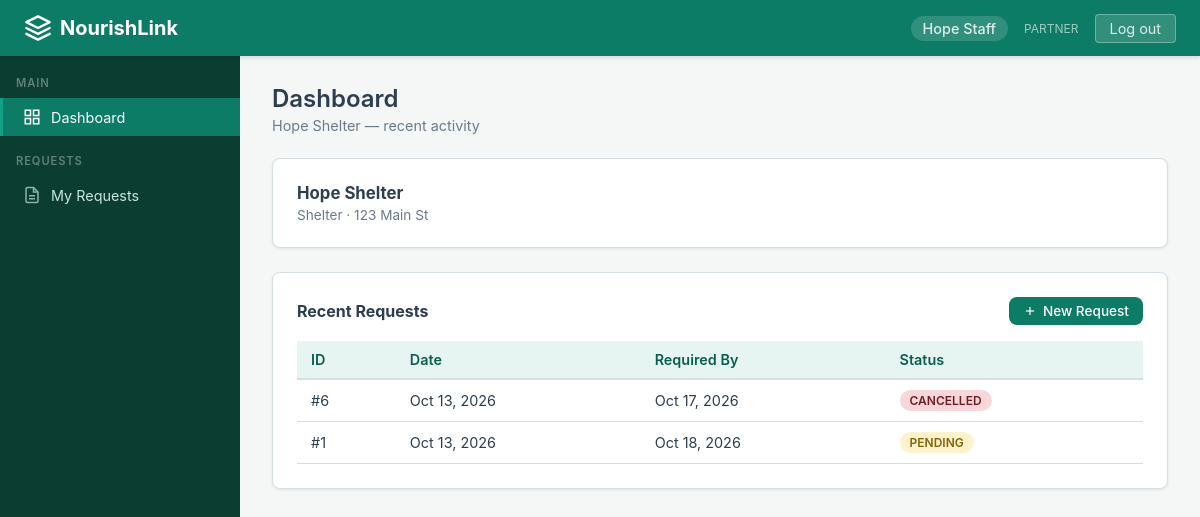
Before: / (signed in) with the older database file.
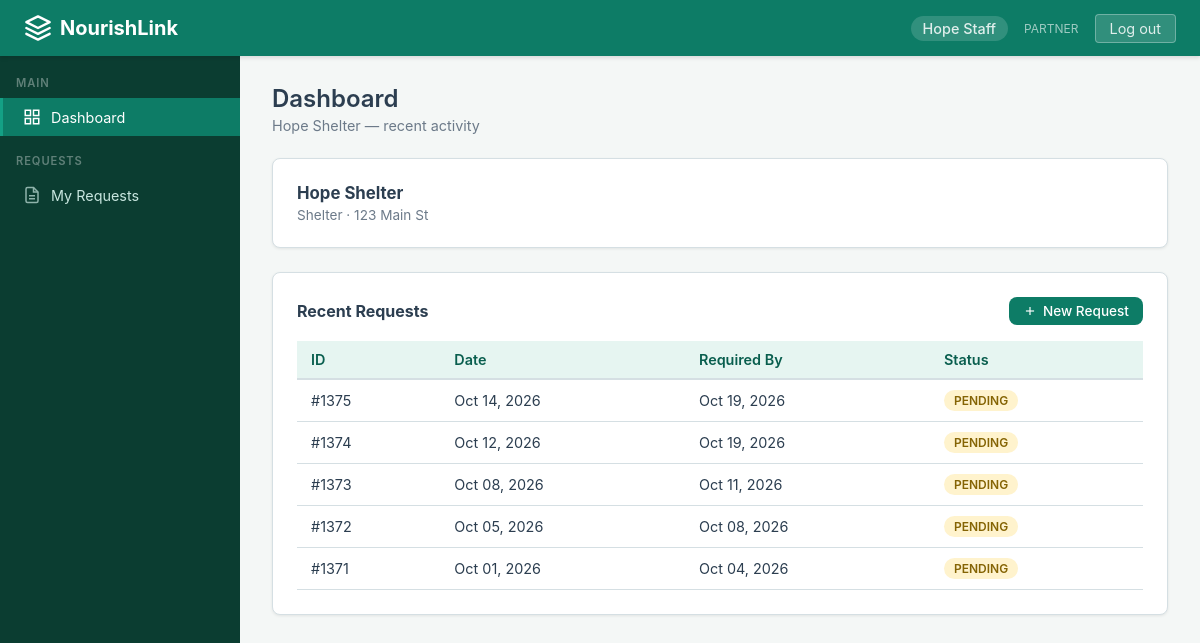
After: the same page with the newer database file.
### core/models.py (models this page shows, shortened)
class Profile(models.Model):
    class Role(models.TextChoices):
        COORDINATOR = 'COORDINATOR', 'Coordinator'
        PARTNER = 'PARTNER', 'Partner'
    user = models.OneToOneField(User, on_delete=models.CASCADE, related_name='profile')
    role = models.CharField(max_length=15, choices=Role.choices)
    organization = models.ForeignKey(Organization, on_delete=models.SET_NULL, null=True, blank=True, related_name='members')
    @property
    def is_coordinator(self):
        return self.role == self.Role.COORDINATOR

class Organization(models.Model):
    class OrgType(models.TextChoices):
        SHELTER = 'SHELTER', 'Shelter'
        COMMUNITY_KITCHEN = 'COMMUNITY_KITCHEN', 'Community Kitchen'
        NGO = 'NGO', 'NGO'
        OTHER = 'OTHER', 'Other'
    name = models.CharField(max_length=200)
    org_type = models.CharField(max_length=20, choices=OrgType.choices, default=OrgType.OTHER)
    contact_email = models.EmailField(blank=True)
    phone = models.CharField(max_length=20, blank=True)
    address = models.TextField(blank=True)
    is_active = models.BooleanField(default=True)
    created_at = models.DateTimeField(auto_now_add=True)

class Request(models.Model):
    class Status(models.TextChoices):
        PENDING = 'PENDING', 'Pending'
        APPROVED = 'APPROVED', 'Approved'
        PARTIALLY_FULFILLED = 'PARTIALLY_FULFILLED', 'Partially Fulfilled'
        FULFILLED = 'FULFILLED', 'Fulfilled'
        CANCELLED = 'CANCELLED', 'Cancelled'
    organization = models.ForeignKey(Organization, on_delete=models.CASCADE, related_name='requests')
    requested_by = models.ForeignKey(User, on_delete=models.CASCADE, related_name='requests_made')
    required_by_date = models.DateField()
    status = models.CharField(max_length=25, choices=Status.choices, default=Status.PENDING)
    notes = models.TextField(blank=True)
    created_at = models.DateTimeField(auto_now_add=True)
    updated_at = models.DateTimeField(auto_now=True)
    class Meta:
        ordering = ['required_by_date', 'created_at']

### core/views.py (the view)
# urls.py: path('', views.dashboard, name='dashboard'),
@login_required
def dashboard(request):
    if not hasattr(request.user, 'profile'):
        return render(request, 'core/no_profile.html')
    profile = request.user.profile
    today = timezone.now().date()
    if profile.is_coordinator:
        context = {
            'total_batches': FoodBatch.objects.filter(status='AVAILABLE').count(),
            'expiring_soon': FoodBatch.objects.filter(
                status='AVAILABLE',
                distribution_cutoff__lte=today + timedelta(days=7),
                distribution_cutoff__gte=today,
            ).count(),
            'pending_requests': Request.objects.filter(status='PENDING').count(),
            'draft_plans': AllocationPlan.objects.filter(status='DRAFT').count(),
        }
        return render(request, 'core/dashboard_coordinator.html', context)
    else:
        org = profile.organization
        context = {
            'my_requests': Request.objects.filter(organization=org).order_by('-created_at')[:5] if org else [],
            'organization': org,
        }
        return render(request, 'core/dashboard_partner.html', context)

### templates/core/dashboard_partner.html (shortened to what this page needs)
{% extends "base.html" %}
{% block content %}
<div class="page-header">
  <h1>Dashboard</h1>
  {% if organization %}
    <p>{{ organization.name }} — recent activity</p>
  {% else %}
    <p>Welcome, {{ user.get_full_name|default:user.username }}</p>
  {% endif %}
</div>
{% if organization %}
<div class="card" style="margin-bottom:24px;">
  <h3 style="margin-bottom:4px;font-size:1.05rem;">{{ organization.name }}</h3>
  <p style="color:var(--text-muted);font-size:.85rem;">{{ organization.get_org_type_display }} &middot; {{ organization.address|default:"No address on file" }}</p>
</div>
{% endif %}
<div class="card">
  <div style="display:flex;align-items:center;justify-content:space-between;margin-bottom:16px;">
    <h3 style="font-size:1rem;">Recent Requests</h3>
    <a href="{% url 'request_create' %}" class="btn btn-primary" style="font-size:.85rem;padding:6px 14px;">
      <svg viewBox="0 0 24 24" width="14" height="14" fill="none" stroke="currentColor" stroke-width="2"><line x1="12" y1="5" x2="12" y2="19"/><line x1="5" y1="12" x2="19" y2="12"/></svg>
      New Request
    </a>
  </div>
  {% if my_requests %}
  <div class="table-wrap">
    <table>
      <thead>
        <tr>
          <th>ID</th>
          <th>Date</th>
          <th>Required By</th>
          <th>Status</th>
        </tr>
      </thead>
      <tbody>
        {% for req in my_requests %}
        <tr>
          <td>#{{ req.id }}</td>
          <td>{{ req.created_at|date:"M d, Y" }}</td>
          <td>{{ req.required_by_date|date:"M d, Y" }}</td>
          <td>
            {% if req.status == 'PENDING' %}
              <span class="badge badge-pending">Pending</span>
            {% elif req.status == 'APPROVED' %}
              <span class="badge badge-approved">Approved</span>
            {% elif req.status == 'PARTIALLY_FULFILLED' %}
              <span class="badge badge-partial">Partial</span>
            {% elif req.status == 'FULFILLED' %}
              <span class="badge badge-fulfilled">Fulfilled</span>
            {% elif req.status == 'CANCELLED' %}
              <span class="badge badge-cancelled">Cancelled</span>
            {% else %}
              <span class="badge">{{ req.status }}</span>
            {% endif %}
          </td>
        </tr>
        {% endfor %}
      </tbody>
    </table>
  </div>
  {% endif %}
</div>
{% endblock %}

### templates/base.html (shortened to what this page needs)
<!DOCTYPE html>
<html lang="en">
<head>
</head>
<body>
  <nav class="navbar">
    <a href="{% url 'dashboard' %}" class="navbar-brand">
      <svg viewBox="0 0 24 24" fill="none" stroke="currentColor" stroke-width="2" stroke-linecap="round" stroke-linejoin="round">
        <path d="M12 2L2 7l10 5 10-5-10-5z"/>
        <path d="M2 17l10 5 10-5"/>
        <path d="M2 12l10 5 10-5"/>
      </svg>
      NourishLink
    </a>
    <div class="navbar-right">
      {% if user.is_authenticated %}
        <span class="navbar-user">{{ user.get_full_name|default:user.username }}</span>
        {% if user.profile.role %}
          <span style="font-size:.75rem;opacity:.7">{{ user.profile.role }}</span>
        {% endif %}
        <a href="{% url 'logout' %}" class="btn-logout">Log out</a>
      {% else %}
        <a href="{% url 'login' %}">Log in</a>
      {% endif %}
    </div>
  </nav>
  {% if user.is_authenticated %}
  <div class="layout">
    <aside class="sidebar">
      {% if user.profile.role == 'COORDINATOR' %}
        <div class="sidebar-section">Main</div>
        <a href="{% url 'dashboard' %}" class="{% if request.resolver_match.url_name == 'dashboard' %}active{% endif %}">
          <svg viewBox="0 0 24 24" fill="none" stroke="currentColor" stroke-width="2"><rect x="3" y="3" width="7" height="7"/><rect x="14" y="3" width="7" height="7"/><rect x="3" y="14" width="7" height="7"/><rect x="14" y="14" width="7" height="7"/></svg>
          Dashboard
        </a>
        <div class="sidebar-section" style="margin-top:18px;">Manage</div>
        <a href="{% url 'inventory' %}" class="{% if request.resolver_match.url_name in 'inventory,batch_detail,donation_create' %}active{% endif %}">
          <svg viewBox="0 0 24 24" fill="none" stroke="currentColor" stroke-width="2"><path d="M20 7l-8-4-8 4m16 0l-8 4m8-4v10l-8 4m0-10L4 7m8 4v10M4 7v10l8 4"/></svg>
          Inventory
        </a>
        <a href="{% url 'request_list' %}" class="{% if request.resolver_match.url_name in 'request_list,request_detail' %}active{% endif %}">
          <svg viewBox="0 0 24 24" fill="none" stroke="currentColor" stroke-width="2"><path d="M14 2H6a2 2 0 00-2 2v16a2 2 0 002 2h12a2 2 0 002-2V8z"/><polyline points="14 2 14 8 20 8"/><line x1="16" y1="13" x2="8" y2="13"/><line x1="16" y1="17" x2="8" y2="17"/></svg>
          Requests
        </a>
        <a href="{% url 'plan_list' %}" class="{% if request.resolver_match.url_name in 'plan_list,plan_detail,plan_generate' %}active{% endif %}">
          <svg viewBox="0 0 24 24" fill="none" stroke="currentColor" stroke-width="2"><circle cx="12" cy="12" r="10"/><path d="M16 12l-4-4-4 4m4-4v8"/></svg>
          Allocation
        </a>
        <a href="{% url 'pickups' %}" class="{% if request.resolver_match.url_name == 'pickups' %}active{% endif %}">
          <svg viewBox="0 0 24 24" fill="none" stroke="currentColor" stroke-width="2"><rect x="1" y="3" width="15" height="13"/><polygon points="23 7 16 12 16 2 23 7"/></svg>
          Pickups
        </a>
        <a href="{% url 'forecast_list' %}" class="{% if request.resolver_match.url_name == 'forecast_list' %}active{% endif %}">
          <svg viewBox="0 0 24 24" fill="none" stroke="currentColor" stroke-width="2"><path d="M3 3v18h18"/><path d="M18.7 8l-5.1 5.2-2.8-2.7L7 14.3"/></svg>
          Forecasts
        </a>
        <a href="{% url 'ai_list' %}" class="{% if request.resolver_match.url_name in 'ai_list,ai_detail' %}active{% endif %}">
          <svg viewBox="0 0 24 24" fill="none" stroke="currentColor" stroke-width="2"><circle cx="12" cy="12" r="3"/><path d="M12 2v3m0 14v3M4.9 4.9l2.1 2.1m10 10l2.1 2.1M2 12h3m14 0h3M4.9 19.1l2.1-2.1m10-10l2.1-2.1"/></svg>
          AI Proposals
        </a>
        <div class="sidebar-section" style="margin-top:18px;">Analytics</div>
        <a href="#">
          <svg viewBox="0 0 24 24" fill="none" stroke="currentColor" stroke-width="2"><line x1="18" y1="20" x2="18" y2="10"/><line x1="12" y1="20" x2="12" y2="4"/><line x1="6" y1="20" x2="6" y2="14"/></svg>
          Reports
        </a>
      {% elif user.profile.role == 'PARTNER' %}
        <div class="sidebar-section">Main</div>
        <a href="{% url 'dashboard' %}" class="{% if request.resolver_match.url_name == 'dashboard' %}active{% endif %}">
          <svg viewBox="0 0 24 24" fill="none" stroke="currentColor" stroke-width="2"><rect x="3" y="3" width="7" height="7"/><rect x="14" y="3" width="7" height="7"/><rect x="3" y="14" width="7" height="7"/><rect x="14" y="14" width="7" height="7"/></svg>
          Dashboard
        </a>
        <div class="sidebar-section" style="margin-top:18px;">Requests</div>
        <a href="{% url 'my_requests' %}" class="{% if request.resolver_match.url_name in 'my_requests,request_detail,request_create' %}active{% endif %}">
          <svg viewBox="0 0 24 24" fill="none" stroke="currentColor" stroke-width="2"><path d="M14 2H6a2 2 0 00-2 2v16a2 2 0 002 2h12a2 2 0 002-2V8z"/><polyline points="14 2 14 8 20 8"/><line x1="16" y1="13" x2="8" y2="13"/><line x1="16" y1="17" x2="8" y2="17"/></svg>
          My Requests
        </a>
      {% endif %}
    </aside>
    <main class="main-content">
    {% endif %}
      {% block content %}{% endblock %}
    {% if user.is_authenticated %}
    </main>
  </div>
    {% else %}
    </div>
    {% endif %}
</body>
</html>

### templates/base.html (style rules this page uses)
:root { --primary: #0d7c66; --primary-dark: #095e4e; --primary-light: #e6f5f1; --accent: #14a085; --bg: #f4f7f6; --sidebar-bg: #0b3d31; --sidebar-text: #c8e6df; --sidebar-hover: #0d7c66; --card-bg: #ffffff; --text: #2c3e50; --text-muted: #6c7a89; --border: #d5dfe3; --danger: #c0392b; --warning: #e67e22; --success: #27ae60; --info: #2980b9; --radius: 8px; --shadow: 0 1px 3px rgba(0,0,0,.08); }
*, *::before, *::after { box-sizing: border-box; margin: 0; padding: 0; }
body { font-family: -apple-system, BlinkMacSystemFont, "Segoe UI", Roboto, "Helvetica Neue", Arial, sans-serif; background: var(--bg); color: var(--text); min-height: 100vh; display: flex; flex-direction: column; }
.navbar { background: var(--primary); color: #fff; display: flex; align-items: center; justify-content: space-between; padding: 0 24px; height: 56px; position: sticky; top: 0; z-index: 100; box-shadow: 0 2px 4px rgba(0,0,0,.12); }
.navbar-brand { font-size: 1.25rem; font-weight: 700; color: #fff; text-decoration: none; display: flex; align-items: center; gap: 8px; }
.navbar-brand svg { width: 28px; height: 28px; }
.navbar-right { display: flex; align-items: center; gap: 16px; }
.navbar-right a, .navbar-right span { color: rgba(255,255,255,.85); text-decoration: none; font-size: .9rem; }
.navbar-user { background: rgba(255,255,255,.15); padding: 4px 12px; border-radius: 20px; font-weight: 500; }
.btn-logout { background: rgba(255,255,255,.15); border: 1px solid rgba(255,255,255,.3); color: #fff; padding: 5px 14px; border-radius: 4px; font-size: .85rem; cursor: pointer; text-decoration: none; }
.layout { display: flex; flex: 1; }
.sidebar { width: 240px; background: var(--sidebar-bg); padding: 20px 0; min-height: calc(100vh - 56px); flex-shrink: 0; }
.sidebar-section { padding: 0 16px; margin-bottom: 8px; font-size: .7rem; font-weight: 600; text-transform: uppercase; letter-spacing: .08em; color: rgba(255,255,255,.35); }
.sidebar a { display: flex; align-items: center; gap: 10px; padding: 10px 20px; color: var(--sidebar-text); text-decoration: none; font-size: .9rem; border-left: 3px solid transparent; transition: background .15s, border-color .15s; }
.sidebar a:hover, .sidebar a.active { background: var(--sidebar-hover); border-left-color: var(--accent); color: #fff; }
.sidebar a svg { width: 18px; height: 18px; opacity: .7; flex-shrink: 0; }
.sidebar a:hover svg, .sidebar a.active svg { opacity: 1; }
.main-content { flex: 1; padding: 28px 32px; max-width: 1200px; }
.card { background: var(--card-bg); border-radius: var(--radius); box-shadow: var(--shadow); padding: 24px; border: 1px solid var(--border); }
.page-header { margin-bottom: 24px; }
.page-header h1 { font-size: 1.5rem; font-weight: 600; color: var(--text); }
.page-header p { color: var(--text-muted); margin-top: 4px; font-size: .9rem; }
.table-wrap { overflow-x: auto; }
table { width: 100%; border-collapse: collapse; font-size: .9rem; }
thead th { background: var(--primary-light); color: var(--primary-dark); text-align: left; padding: 10px 14px; font-weight: 600; border-bottom: 2px solid var(--border); }
tbody td { padding: 10px 14px; border-bottom: 1px solid var(--border); }
.badge { display: inline-block; padding: 3px 10px; border-radius: 12px; font-size: .75rem; font-weight: 600; text-transform: uppercase; }
.badge-pending { background: #fff3cd; color: #856404; }
.btn { display: inline-flex; align-items: center; gap: 6px; padding: 8px 18px; border: none; border-radius: var(--radius); font-size: .9rem; font-weight: 500; cursor: pointer; text-decoration: none; transition: background .15s; }
.btn-primary { background: var(--primary); color: #fff; }

Changed rows visible on the page:
removed Request: id "6", created_at "Oct 13, 2026", required_by_date "Oct 17, 2026", status "CANCELLED"
removed Request: id "1", created_at "Oct 13, 2026", required_by_date "Oct 18, 2026", status "PENDING"
added Request: id "1375", created_at "Oct 14, 2026", required_by_date "Oct 19, 2026", status "PENDING"
added Request: id "1374", created_at "Oct 12, 2026", required_by_date "Oct 19, 2026", status "PENDING"
added Request: id "1373", created_at "Oct 08, 2026", required_by_date "Oct 11, 2026", status "PENDING"
added Request: id "1372", created_at "Oct 05, 2026", required_by_date "Oct 08, 2026", status "PENDING"
added Request: id "1371", created_at "Oct 01, 2026", required_by_date "Oct 04, 2026", status "PENDING"
